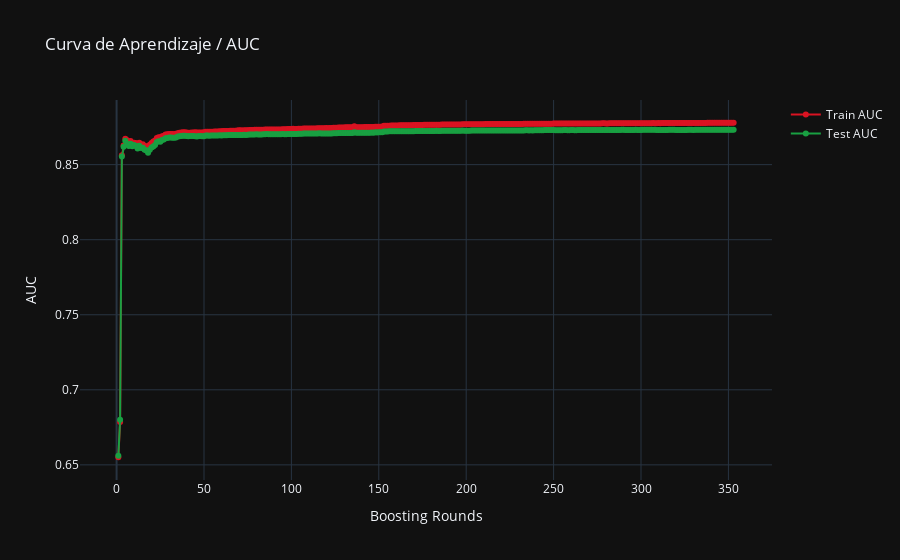
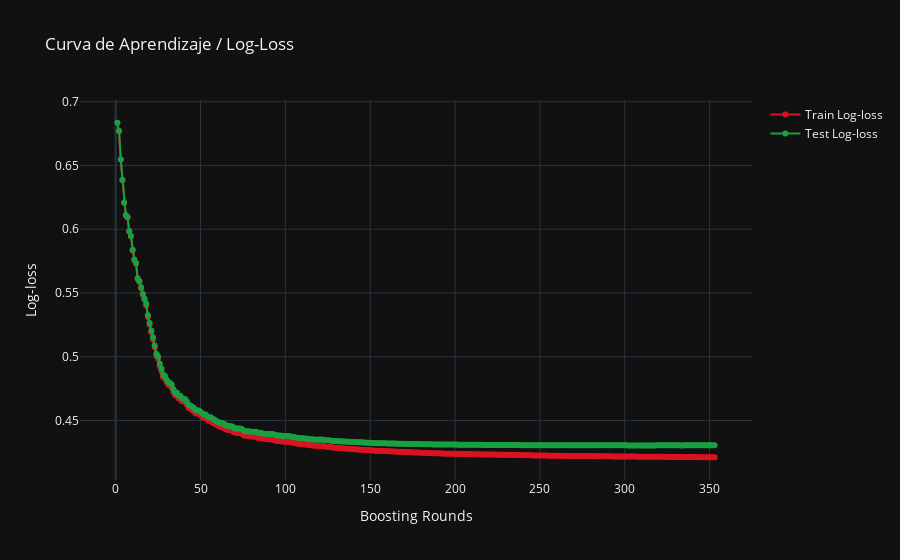

The notebook cell saved with these charts, in order:
### Code cell
# ---------------------------
# Curvas de aprendizaje con Plotly
# ---------------------------
train_auc_curve = evals_result['train']['auc']
test_auc_curve = evals_result['test']['auc']
train_logloss_curve = evals_result['train']['logloss']
test_logloss_curve = evals_result['test']['logloss']

# Número de boosting rounds (asumiendo que todas las listas tienen la misma longitud)
rounds = list(range(1, len(train_auc_curve) + 1))

# --- Gráfico para AUC ---
fig_auc = go.Figure()
fig_auc.add_trace(go.Scatter(
    x=rounds,
    y=train_auc_curve,
    mode='lines+markers',
    name='Train AUC',
    line=dict(color='#da1322')
))
fig_auc.add_trace(go.Scatter(
    x=rounds,
    y=test_auc_curve,
    mode='lines+markers',
    name='Test AUC',
    line=dict(color='#19a042')
))
fig_auc.update_layout(
    title='Curva de Aprendizaje / AUC',
    xaxis_title='Boosting Rounds',
    yaxis_title='AUC',
    template='plotly_dark'
)
fig_auc.show()

# --- Gráfico para Log-loss ---
fig_logloss = go.Figure()
fig_logloss.add_trace(go.Scatter(
    x=rounds,
    y=train_logloss_curve,
    mode='lines+markers',
    name='Train Log-loss',
    line=dict(color='#da1322')
))
fig_logloss.add_trace(go.Scatter(
    x=rounds,
    y=test_logloss_curve,
    mode='lines+markers',
    name='Test Log-loss',
    line=dict(color='#19a042')
))
fig_logloss.update_layout(
    title='Curva de Aprendizaje / Log-Loss',
    xaxis_title='Boosting Rounds',
    yaxis_title='Log-loss',
    template='plotly_dark'
)
fig_logloss.show()

### Figure 1 — Plotly figure (JSON) as saved in the notebook; plotly's stock layout.template omitted (floating-point values rounded to 4 significant figures; data arrays with more than 128 entries replaced by an {"elided": "..."} marker saying what was removed)
{"data": [{"line": {"color": "#da1322"}, "mode": "lines+markers", "name": "Train AUC", "type": "scatter", "x": {"elided": "353 int values"}, "y": {"elided": "353 float values"}}, {"line": {"color": "#19a042"}, "mode": "lines+markers", "name": "Test AUC", "type": "scatter", "x": {"elided": "353 int values"}, "y": {"elided": "353 float values"}}], "layout": {"title": {"text": "Curva de Aprendizaje / AUC"}, "xaxis": {"title": {"text": "Boosting Rounds"}}, "yaxis": {"title": {"text": "AUC"}}}}

### Figure 2 — Plotly figure (JSON) as saved in the notebook; plotly's stock layout.template omitted (floating-point values rounded to 4 significant figures; data arrays with more than 128 entries replaced by an {"elided": "..."} marker saying what was removed)
{"data": [{"line": {"color": "#da1322"}, "mode": "lines+markers", "name": "Train Log-loss", "type": "scatter", "x": {"elided": "353 int values"}, "y": {"elided": "353 float values"}}, {"line": {"color": "#19a042"}, "mode": "lines+markers", "name": "Test Log-loss", "type": "scatter", "x": {"elided": "353 int values"}, "y": {"elided": "353 float values"}}], "layout": {"title": {"text": "Curva de Aprendizaje / Log-Loss"}, "xaxis": {"title": {"text": "Boosting Rounds"}}, "yaxis": {"title": {"text": "Log-loss"}}}}
